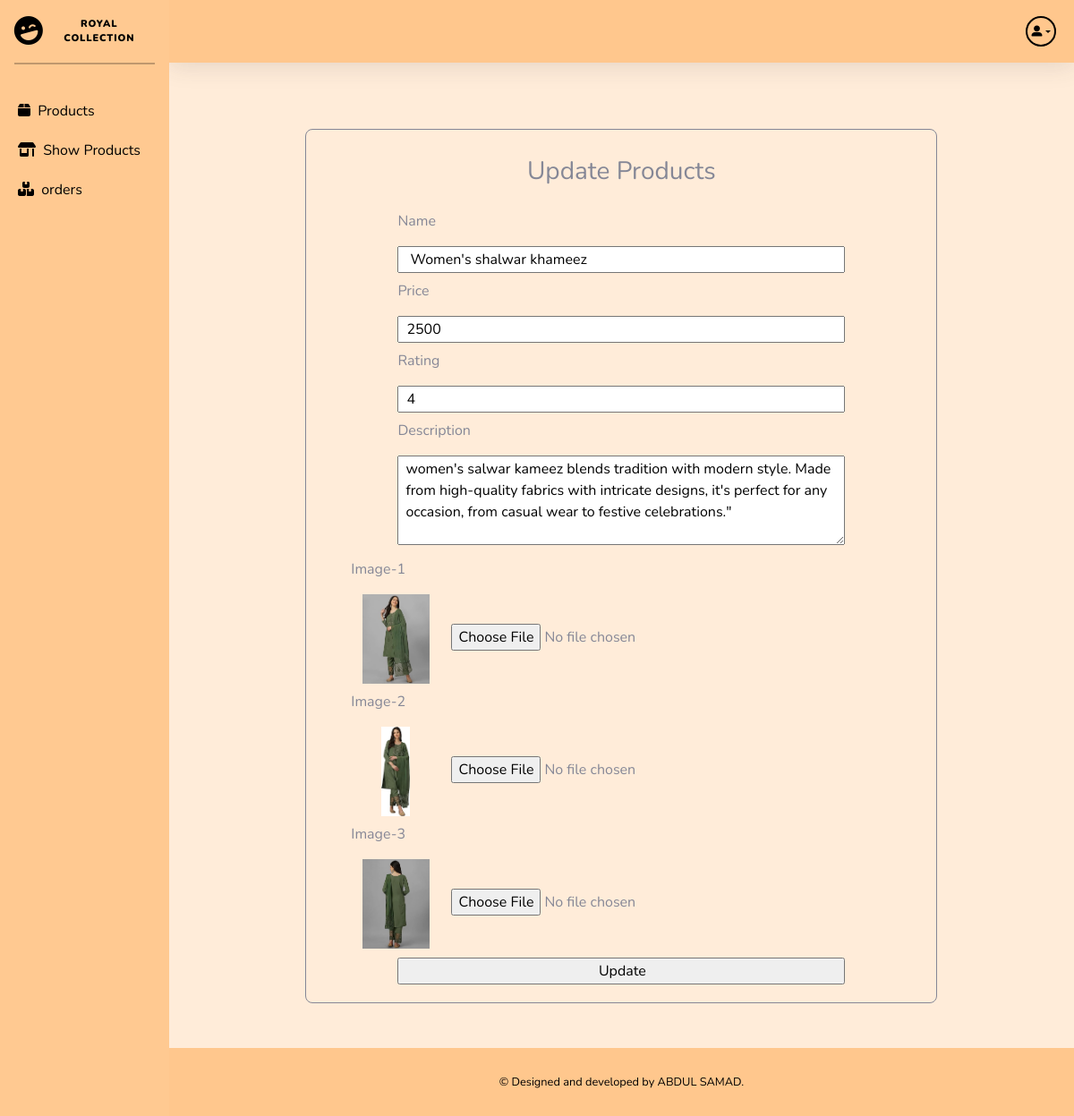
The page /admin/admin-update-fields.php?id=18 on the database its author committed.
### tables this page shows
CREATE TABLE `products` (
  `product_id` int(11) NOT NULL,
  `product_name` varchar(255) NOT NULL,
  `product_price` varchar(255) NOT NULL,
  `product_rating` varchar(255) DEFAULT NULL,
  `product_img` text DEFAULT NULL,
  `product-img-2` text NOT NULL,
  `product-img-3` text NOT NULL,
  `product-desc` varchar(255) NOT NULL
);

### admin/admin-update-fields.php (the view, shortened to what this page needs)
<?php
    include 'includes/header.php';
    include 'includes/admin-sidebar.php';
    include 'includes/admin-navbar.php';
    include '../connection.php';
    if(isset($_GET['id'])){
        $product_id = $_GET['id'];
        $selectdata_for_update = "SELECT * FROM products WHERE product_id = '$product_id'";
        $select_for_update_query = mysqli_query($con,$selectdata_for_update);
        $fetch_data_for_update = mysqli_fetch_Assoc($select_for_update_query);
    }
?>
<section class="admin-product-form-section">
        <div class="admin-product-form-container">
            <div class="admin-product-from-heading">
                <h3>Update Products</h3>
            </div>
            <form action="" method="POST" enctype="multipart/form-data">
                <div class="admin-product-input-1">
                    <label for="">Name</label>
                    <input type="text"  id="" name="name" value=" <?php echo $fetch_data_for_update['product_name'] ;?>">
                </div>
                <div class="admin-product-input-2">
                    <label for="">Price</label>
                    <input type="number" id="" name="price" value="<?php echo $fetch_data_for_update['product_price'];?>">
                </div>
                <div class="admin-product-input-3">
                    <label for="">Rating</label>
                    <input type="number" id="" name="rating" value="<?php echo $fetch_data_for_update['product_rating'];?>">
                </div>
                <div class="admin-product-input-7">
                    <label for="">Description</label>
                    <textarea type="text"  id="" name="desc"><?php echo $fetch_data_for_update['product-desc'] ;?>"</textarea>
                </div>
                <div class="admin-product-input-4">
                    <label for="">Image-1</label>
                        <?php
                        if(!empty($fetch_data_for_update['product_img'])):?>
                            <img src="<?php echo $fetch_data_for_update['product_img']; ?>"alt="" style="width:100px; height:100px; object-fit:contain;">
                        <?php endif; ?>
                    <input type="file"  id="" class="file-input" name="img1">
                </div>
                <div class="admin-product-input-5">
                    <label for="">Image-2</label>
                        <?php
                        if(!empty($fetch_data_for_update['product-img-2'])):?>
                            <img src="<?php echo $fetch_data_for_update['product-img-2']; ?>"alt="" style="width:100px; height:100px; object-fit:contain;">
                        <?php endif; ?>
                    <input type="file"  id="" class="file-input"  name="img2">
                </div>
                <div class="admin-product-input-6">
                    <label for="">Image-3</label>
                        <?php
                        if(!empty($fetch_data_for_update['product-img-3'])):?>
                            <img src="<?php echo $fetch_data_for_update['product-img-3']; ?>"alt="" style="width:100px; height:100px; object-fit:contain;">
                        <?php endif; ?>
                    <input type="file" id="" class="file-input"  name="img3">
                </div>
                <div class="admin-product-input-8">
                    <input type="submit" name="update" id="" value="Update">
                </div>
            </form>
        </div>
    </section>
<?php
    include 'includes/admin-footer.php';
?>

### rows shown on the page
products: name "Women's shalwar khameez", price "2500", rating "4", desc "women's salwar kameez blends tradition with modern style. Made from high-quality fabrics with intricate designs, it's perfect for any occasion, from casual wear to festive celebrations.\"", product_img (picture), value (picture)
